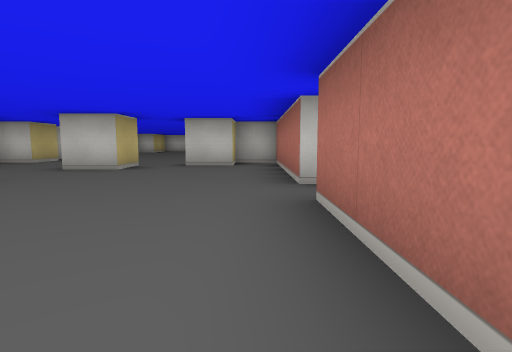
view 1 (above)

20 first-person views from a walk through a cub3D level. The camera is about half as high as the walls, tilts 6° down and sees 80° across. The floor is counted in squares. Each view is taken from the middle of a square. On the plan, view 1 faces up. The plan holds only what a view shows up to about 9 squares ahead; the rest is blank.

view 2
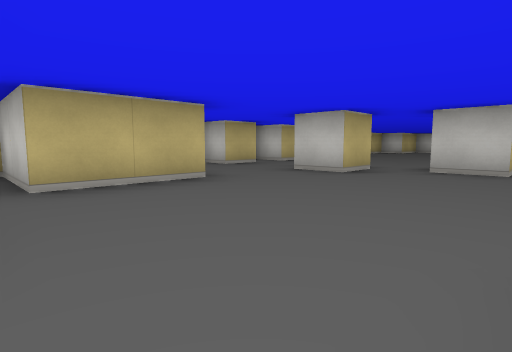

view 3
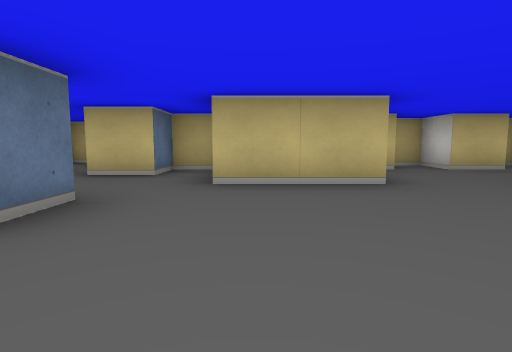

view 4
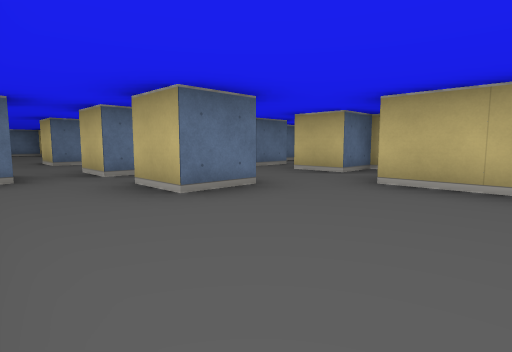

view 5
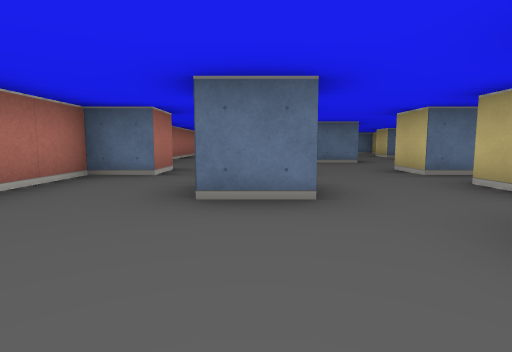

view 6
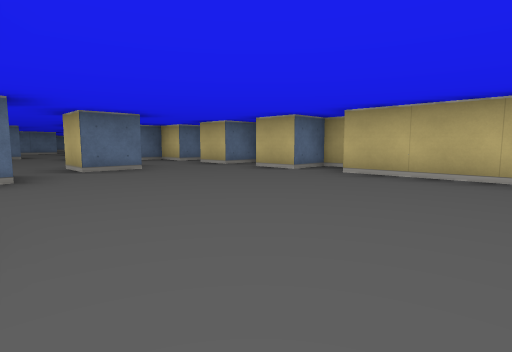

view 7
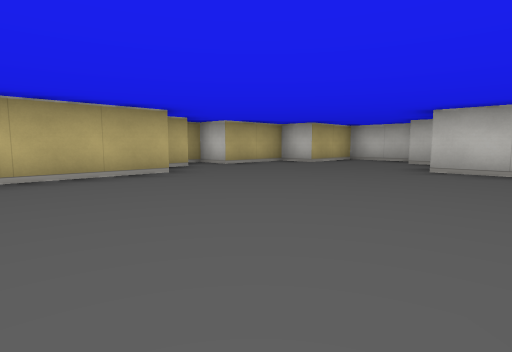

view 8
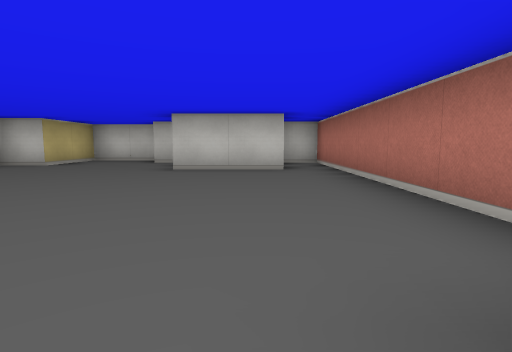

view 9
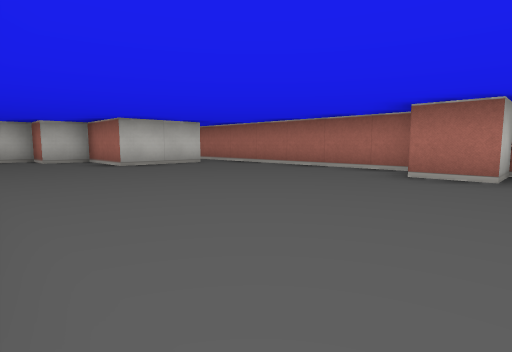

view 10
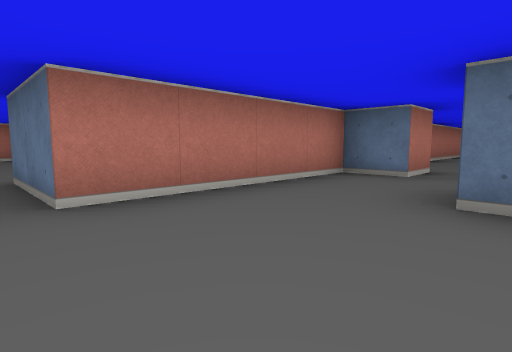

view 11
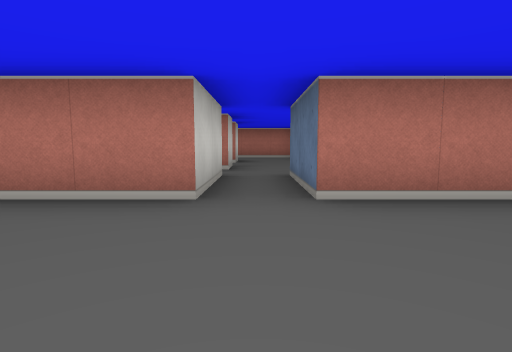

view 12
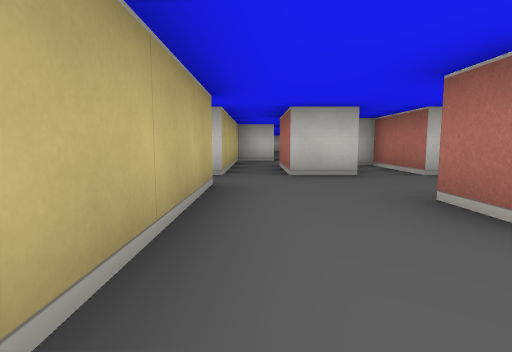

view 13
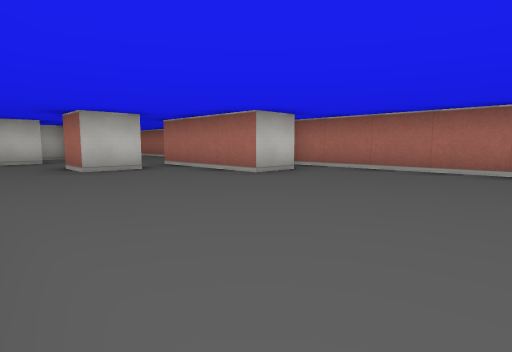

view 14
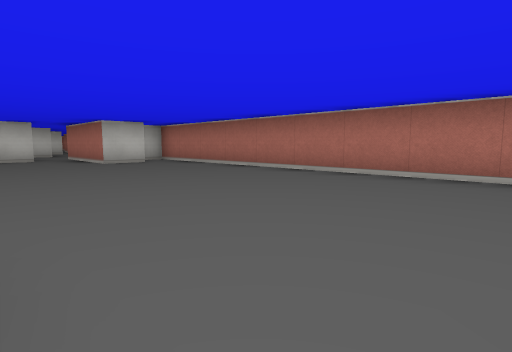

view 15
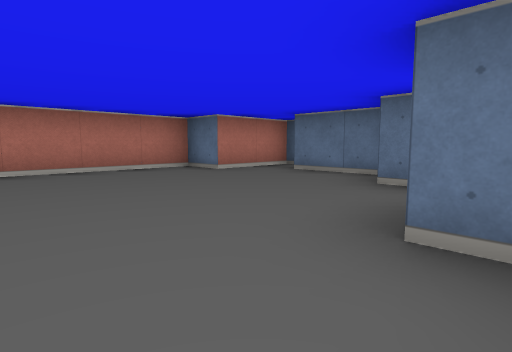

view 16
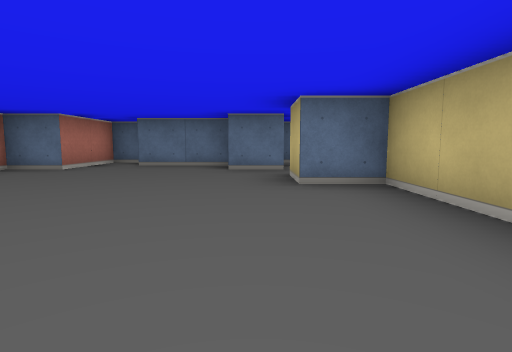

view 17
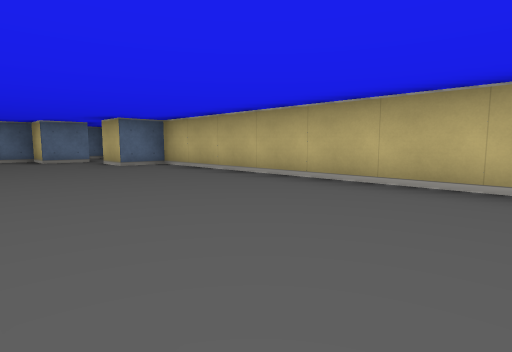

view 18
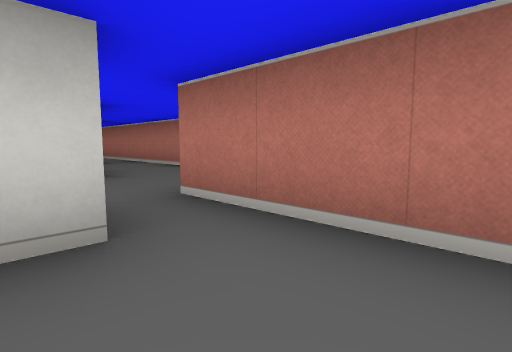

view 19
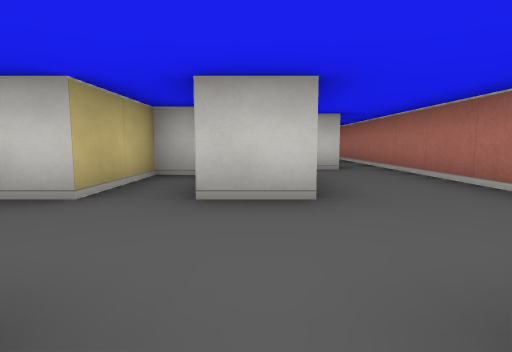

view 20
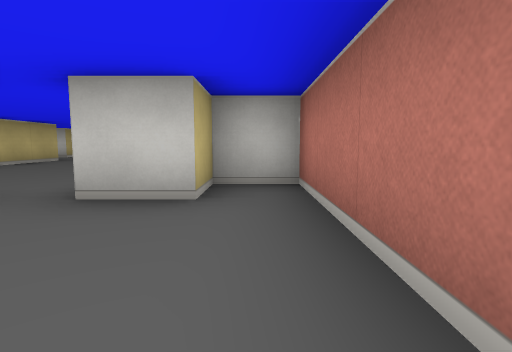

### Floor plan
Key: @ floor where view 1 was taken; # wall or solid block; . floor.
Columns run from 8 left of view 1 to 9 right of it. Each row starts with its distance up from view 1.
 19   ####
 18   #..#####
 17  ##...# .#
 16  #....##.#
 15 ##.......#
 14 #........#
 13 ##.......#
 12  ##......#
 11   #......#
 10  ##.....##       #
  9  #.......#      .#
  8  ##....#####    .#
  7  #.....#.##.   #.#
  6  ##..#...##. # ..#
  5  #.......##.###..#
  4  ##......##.#.#..#
  3   ###............#
  2   ###....##......#
  1   #......##..#.#
  0   ##..#.@##....###
 -1   .......##....#.#
 -2 #..#..#.###......#
 -3 ## ...... #......#
 -4    ...... #......#
 -5    .###.. #......#
 -6        ..##......#
 -7        ..##......#
 -8           ##.....#
 -9            ......#
-10            .#...##
-11            .###.#
-12            ## ###

Positions as (right, up) in squares from view 1, and headings:
1: (0, 0), facing up
2: (0, 1), facing up-left
3: (0, 2), facing left
4: (0, 3), facing down-left
5: (-2, 3), facing down
6: (-1, 12), facing down-left
7: (-1, 10), facing up-left
8: (-1, 10), facing up
9: (-5, 9), facing up-right
10: (-2, 3), facing down-right
11: (-2, 3), facing right
12: (3, -1), facing up
13: (3, -5), facing up-right
14: (4, -9), facing up-right
15: (3, -6), facing down-right
16: (4, -4), facing down
17: (6, -1), facing down-left
18: (5, -1), facing up-right
19: (6, 1), facing up
20: (0, 4), facing up
